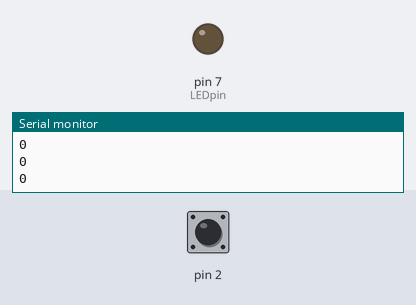
Simulated run of this sketch. Board: Arduino Uno, built with avr-gcc and run on an emulated ATmega328P. Shown: output pins drawn as LEDs (lit = HIGH), the last lines printed to the serial monitor. The inputs (shaded band) are chosen by the test bench; at power-on: pin 2 HIGH. The audio player accepts every command and is not drawn.

Above: at 2.7 s.
2.8 s: pin 2 pulled LOW for 0.15 s
At 2.89 s:
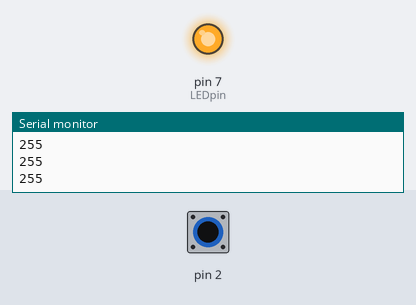
4.4 s: pin 2 pulled LOW for 3.2 s
At 8.6 s:
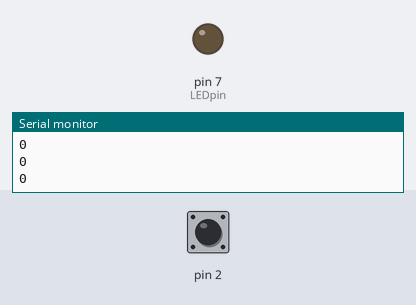
Timing chart, 0 to 10.1 s (numbered marks = the images above; inputs shaded):
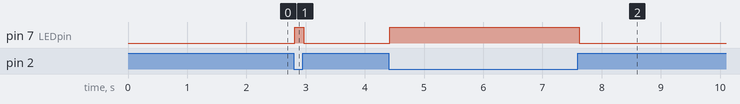

The sketch:

touch_plant.ino
```cpp
#include <CapacitiveSensor.h>
#include <Arduino.h>
#include <SoftwareSerial.h>
#include <DFRobotDFPlayerMini.h>

SoftwareSerial mySoftwareSerial(10,11); // RX, TX
DFRobotDFPlayerMini myDFPlayer;
void printDetail(uint8_t type, int value);

// 1 megohm resistor between pins 4 & 2
CapacitiveSensor touchSwitch = CapacitiveSensor(4, 2);

int LEDpin = 7;

void setup()
{
 pinMode(LEDpin, OUTPUT);
 Serial.begin(9600);

 mySoftwareSerial.begin(9600);
  Serial.begin(115200);

  if (!myDFPlayer.begin(mySoftwareSerial)) {
  //Use softwareSerial to communicate with mp3.
  }

  myDFPlayer.volume(0);  //volume 0 - 30
  myDFPlayer.loop(1);
  delay(1000);
}

void loop()
{ int touch;

  static unsigned long timer = millis();

 long val = touchSwitch.capacitiveSensor(50);
 val = constrain(val, 150, 1000);
 val = map(val, 150, 1000, 0, 255);

if (val <= 25 && val >= 0.5) {
myDFPlayer.volume(5);
}

if (val <= 50 && val >= 25) {
myDFPlayer.volume(10);
}

if (val <= 250 && val >= 50) {
myDFPlayer.volume(20);
}

else {
myDFPlayer.volume(0);
}

 analogWrite(LEDpin, val);
 Serial.println(val);
}
```

Measured:
- after the input at 2.8 s, pin 7 (LEDpin): LOW → HIGH at once, → LOW 0.15 s later
- after the input at 4.4 s, pin 7 (LEDpin): LOW → HIGH at once, → LOW 3.2 s later
